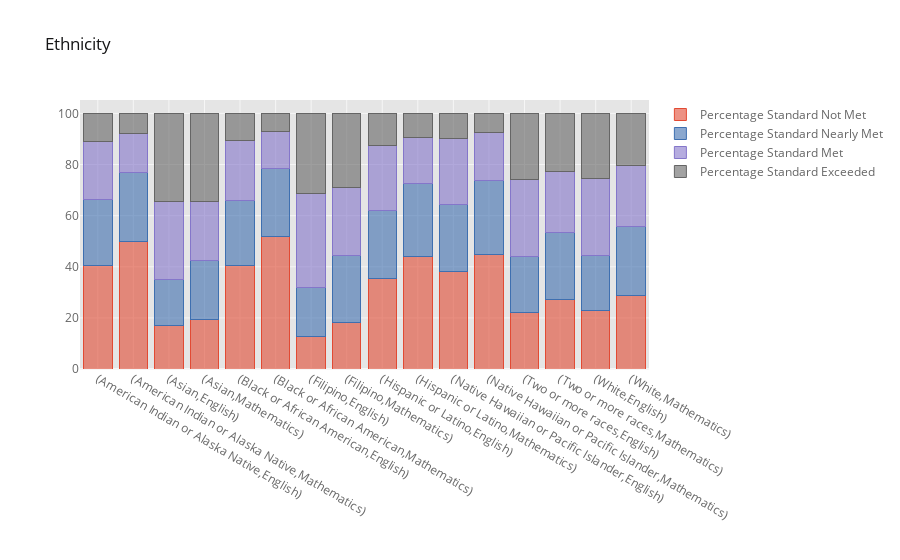

Source (notebook cell):
### Code cell
stackedbar_interactive(final_data, 'Ethnicity')

### Figure 1 — Plotly figure (JSON) as saved in the notebook; plotly's stock layout.template omitted (floating-point values rounded to 4 significant figures)
{"data": [{"marker": {"color": "rgba(226, 74, 51, 0.6)", "line": {"color": "rgba(226, 74, 51, 1.0)", "width": 1}}, "name": "Percentage Standard Not Met", "orientation": "v", "text": "", "type": "bar", "x": ["(American Indian or Alaska Native,English)", "(American Indian or Alaska Native,Mathematics)", "(Asian,English)", "(Asian,Mathematics)", "(Black or African American,English)", "(Black or African American,Mathematics)", "(Filipino,English)", "(Filipino,Mathematics)", "(Hispanic or Latino,English)", "(Hispanic or Latino,Mathematics)", "(Native Hawaiian or Pacific Islander,English)", "(Native Hawaiian or Pacific Islander,Mathematics)", "(Two or more races,English)", "(Two or more races,Mathematics)", "(White,English)", "(White,Mathematics)"], "y": [40.49, 49.95, 17.21, 19.49, 40.45, 51.92, 12.91, 18.28, 35.35, 44.07, 38.06, 44.7, 21.95, 27.18, 22.76, 28.63]}, {"marker": {"color": "rgba(62, 111, 176, 0.6)", "line": {"color": "rgba(62, 111, 176, 1.0)", "width": 1}}, "name": "Percentage Standard Nearly Met", "orientation": "v", "text": "", "type": "bar", "x": ["(American Indian or Alaska Native,English)", "(American Indian or Alaska Native,Mathematics)", "(Asian,English)", "(Asian,Mathematics)", "(Black or African American,English)", "(Black or African American,Mathematics)", "(Filipino,English)", "(Filipino,Mathematics)", "(Hispanic or Latino,English)", "(Hispanic or Latino,Mathematics)", "(Native Hawaiian or Pacific Islander,English)", "(Native Hawaiian or Pacific Islander,Mathematics)", "(Two or more races,English)", "(Two or more races,Mathematics)", "(White,English)", "(White,Mathematics)"], "y": [25.67, 26.81, 17.92, 22.84, 25.68, 26.55, 19.17, 26.33, 26.57, 28.68, 26.17, 29.05, 22.0, 26.4, 21.64, 27.23]}, {"marker": {"color": "rgba(132, 118, 202, 0.6)", "line": {"color": "rgba(132, 118, 202, 1.0)", "width": 1}}, "name": "Percentage Standard Met", "orientation": "v", "text": "", "type": "bar", "x": ["(American Indian or Alaska Native,English)", "(American Indian or Alaska Native,Mathematics)", "(Asian,English)", "(Asian,Mathematics)", "(Black or African American,English)", "(Black or African American,Mathematics)", "(Filipino,English)", "(Filipino,Mathematics)", "(Hispanic or Latino,English)", "(Hispanic or Latino,Mathematics)", "(Native Hawaiian or Pacific Islander,English)", "(Native Hawaiian or Pacific Islander,Mathematics)", "(Two or more races,English)", "(Two or more races,Mathematics)", "(White,English)", "(White,Mathematics)"], "y": [23.05, 15.54, 30.27, 23.31, 23.32, 14.31, 36.56, 26.37, 25.5, 18.02, 25.96, 18.94, 30.01, 23.55, 30.0, 23.96]}, {"marker": {"color": "rgba(101, 101, 101, 0.6)", "line": {"color": "rgba(101, 101, 101, 1.0)", "width": 1}}, "name": "Percentage Standard Exceeded", "orientation": "v", "text": "", "type": "bar", "x": ["(American Indian or Alaska Native,English)", "(American Indian or Alaska Native,Mathematics)", "(Asian,English)", "(Asian,Mathematics)", "(Black or African American,English)", "(Black or African American,Mathematics)", "(Filipino,English)", "(Filipino,Mathematics)", "(Hispanic or Latino,English)", "(Hispanic or Latino,Mathematics)", "(Native Hawaiian or Pacific Islander,English)", "(Native Hawaiian or Pacific Islander,Mathematics)", "(Two or more races,English)", "(Two or more races,Mathematics)", "(White,English)", "(White,Mathematics)"], "y": [10.79, 7.697, 34.61, 34.36, 10.56, 7.224, 31.37, 29.02, 12.58, 9.231, 9.809, 7.304, 26.03, 22.87, 25.6, 20.18]}], "layout": {"autosize": true, "barmode": "stack", "legend": {"bgcolor": "#FFFFFF", "font": {"color": "#666666"}, "traceorder": "normal"}, "paper_bgcolor": "#FFFFFF", "plot_bgcolor": "#E5E5E5", "title": {"font": {"color": "#151516"}, "text": "Ethnicity"}, "xaxis": {"autorange": true, "gridcolor": "#F6F6F6", "range": [-0.5, 15.5], "showgrid": true, "tickfont": {"color": "#666666"}, "title": {"font": {"color": "#666666"}, "text": ""}, "type": "category", "zerolinecolor": "#F6F6F6"}, "yaxis": {"autorange": true, "gridcolor": "#F6F6F6", "range": [0, 105.3], "showgrid": true, "tickfont": {"color": "#666666"}, "title": {"font": {"color": "#666666"}, "text": ""}, "type": "linear", "zerolinecolor": "#F6F6F6"}}}
